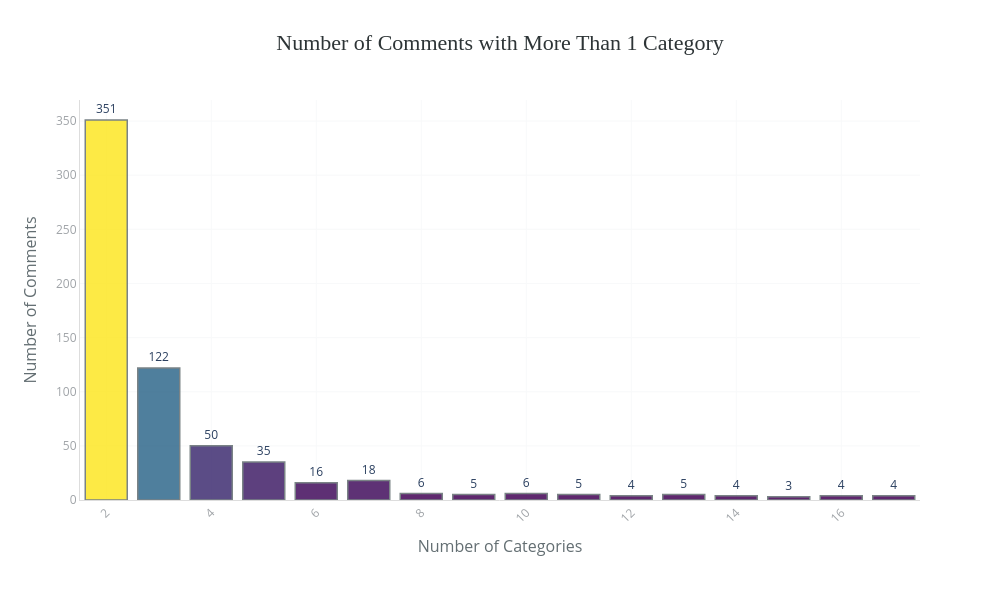

The notebook cell saved with this chart:
### Code cell
bar_chart(
    data=df_plot_filtered,
    x="num_categories",
    y="num_comments",
    title="Number of Comments with More Than 1 Category",
    labels={
        "num_categories": "Number of Categories",
        "num_comments": "Number of Comments"
    },
    top_n=len(df_plot_filtered)  # ensure all appear
)

### Figure 1 — Plotly figure (JSON) as saved in the notebook; plotly's stock layout.template omitted (floating-point values rounded to 4 significant figures)
{"data": [{"hovertemplate": "Number of Categories=%{x}<br>Number of Comments=%{marker.color}<br>text=%{text}<extra></extra>", "legendgroup": "", "marker": {"color": [351, 122, 50, 35, 18, 16, 6, 6, 5, 5, 5, 4, 4, 4, 4, 3], "coloraxis": "coloraxis", "line": {"color": "#636E72", "width": 1.5}, "opacity": 0.85, "pattern": {"shape": ""}}, "name": "", "orientation": "v", "showlegend": false, "text": ["351", "122", "50", "35", "18", "16", "6", "6", "5", "5", "5", "4", "4", "4", "4", "3"], "textposition": "outside", "texttemplate": "%{text}", "type": "bar", "x": [2, 3, 4, 5, 7, 6, 8, 10, 9, 11, 13, 12, 14, 16, 17, 15], "xaxis": "x", "y": [351, 122, 50, 35, 18, 16, 6, 6, 5, 5, 5, 4, 4, 4, 4, 3], "yaxis": "y"}], "layout": {"barmode": "relative", "coloraxis": {"colorbar": {"title": {"text": "Number of Comments"}}, "colorscale": [[0, "#440154"], [0.25, "#3b528b"], [0.5, "#21908d"], [0.75, "#5dc962"], [1, "#fde725"]], "showscale": false}, "height": 600, "legend": {"tracegroupgap": 0}, "margin": {"b": 100, "l": 80, "r": 80, "t": 100}, "paper_bgcolor": "white", "plot_bgcolor": "white", "showlegend": false, "title": {"font": {"color": "#2D3436", "family": "Arial Black", "size": 22}, "text": "Number of Comments with More Than 1 Category", "x": 0.5, "xanchor": "center"}, "width": 1000, "xaxis": {"anchor": "y", "domain": [0, 1], "gridcolor": "#F8F9FA", "linecolor": "#DDD", "showgrid": true, "tickangle": -45, "tickfont": {"color": "#A0A4A8", "size": 12}, "title": {"font": {"color": "#636E72", "size": 16}, "text": "Number of Categories"}}, "yaxis": {"anchor": "x", "domain": [0, 1], "gridcolor": "#F8F9FA", "linecolor": "#DDD", "showgrid": true, "tickfont": {"color": "#A0A4A8", "size": 12}, "title": {"font": {"color": "#636E72", "size": 16}, "text": "Number of Comments"}}}}
